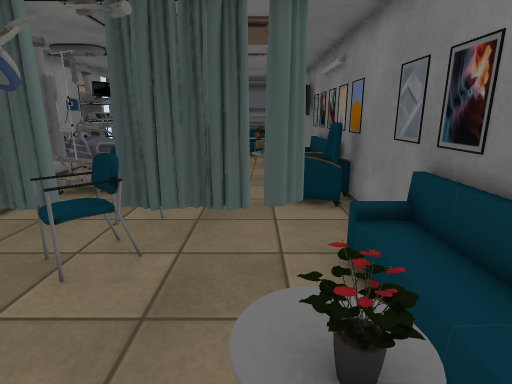
[1] (above)

15 first-person views from a walk through a Unity game level. The camera is 1.3 m above the floor, tilts 14° down and sees 80° across. The floor is counted in squares, 0.5 m on a side. Each view is taken from the middle of a square. On the plan, view 1 faces up. The plan holds only what a view shows up to about 20 squares ahead; the rest is blank. The player is left out. Door leaves are left out, so doorways stand open. Some surface patterns are stand-ins.

[2]
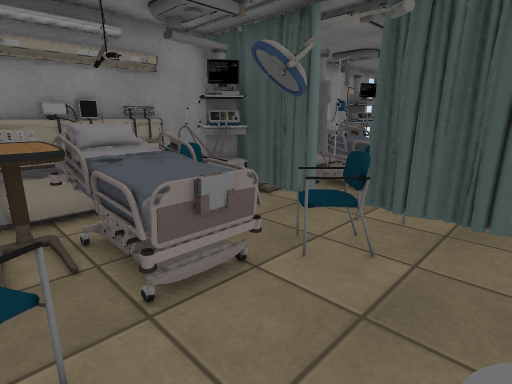

[3]
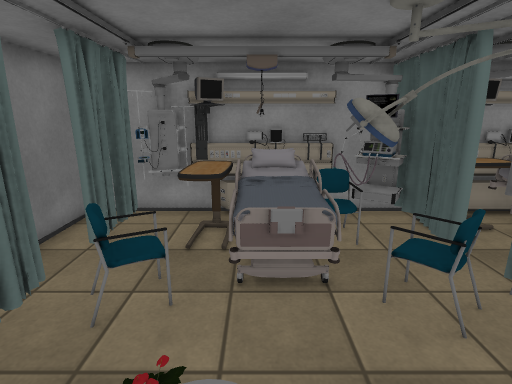

[4]
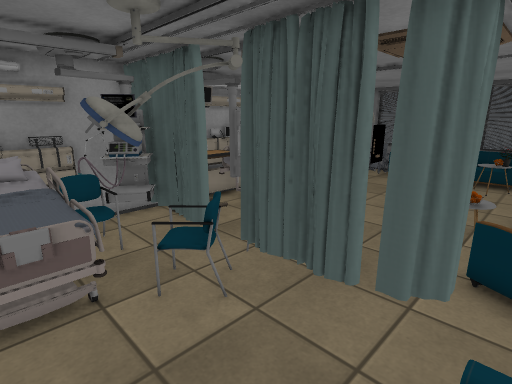

[5]
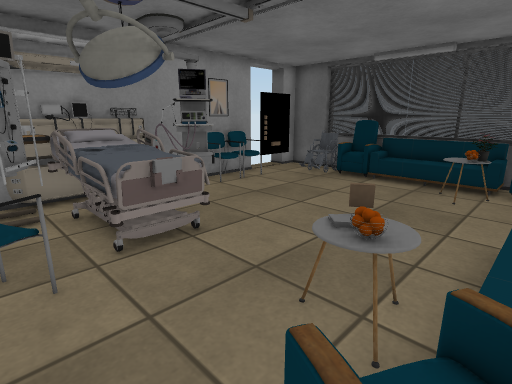

[6]
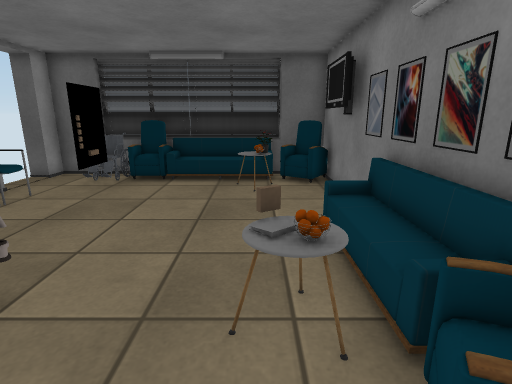

[7]
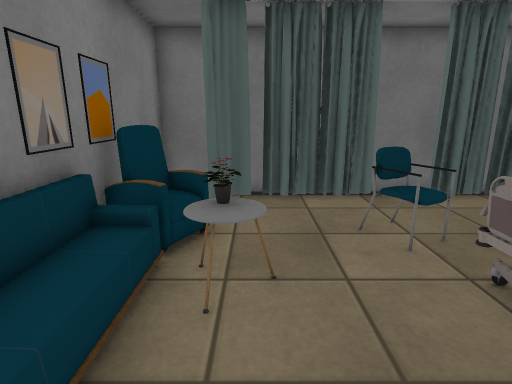

[8]
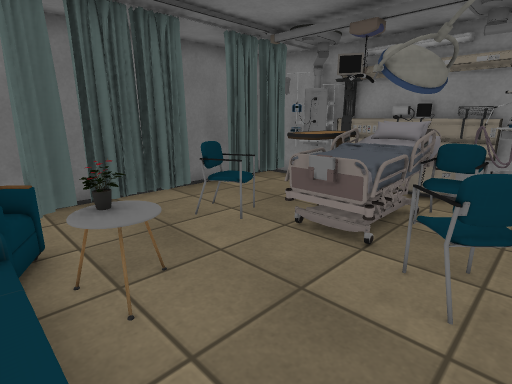

[9]
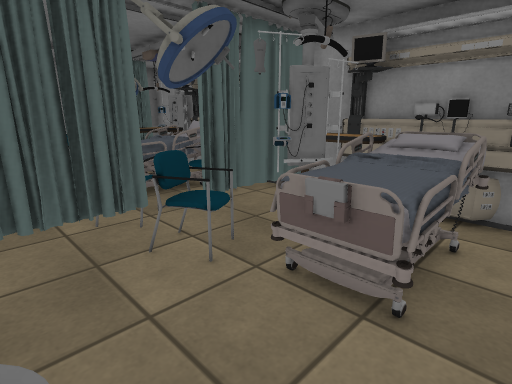

[10]
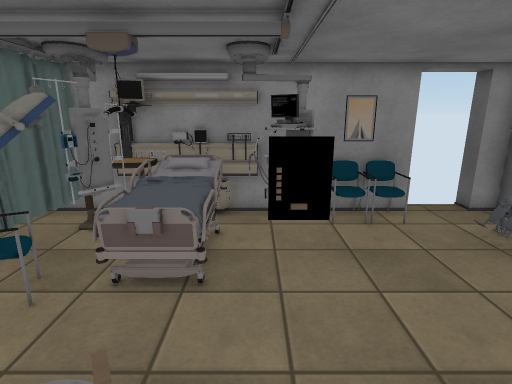

[11]
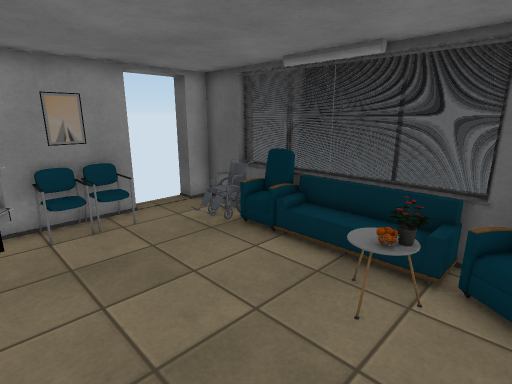

[12]
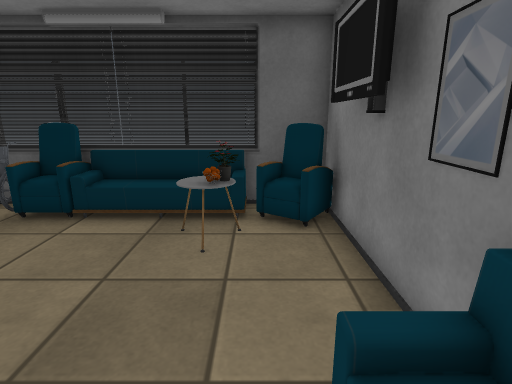

[13]
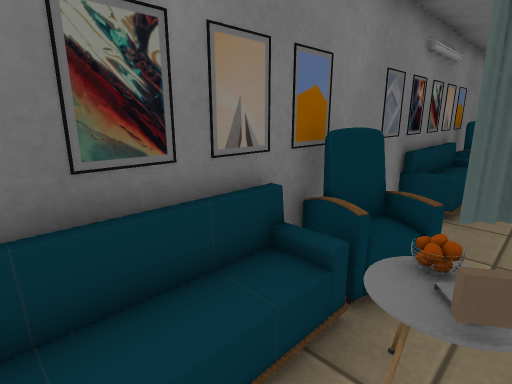

[14]
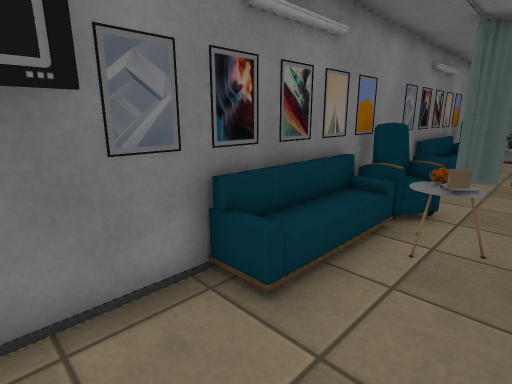

[15]
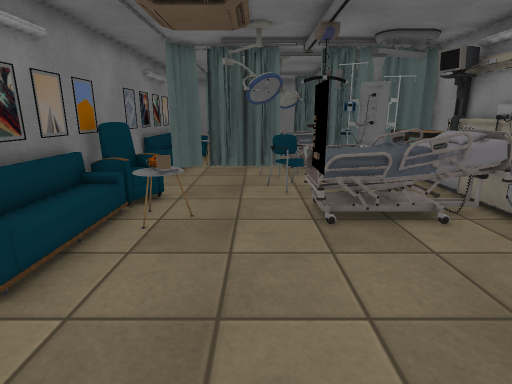

### Floor plan
Key: @ floor where view 1 was taken; # wall or solid block; x gap in a wall; . main floor; : floor 0.5 m higher than the main floor; D open door; T table; C chair; B bed; P painting; U curtain; L lamp; O other object.
Columns run from 10 left of view 1 to 3 right of it. Each row starts with its distance up from view 1.
 23    #     #
 22  ###OOO#OLO###
 21 #D.OOOOOOOOOO#
 20  D..O.....O.O#
 19  D.......TOO.#
 18  CC..........#
 17  #O..........#
 16  #C..........#
 15  #..........:#
 14  #x#...O....:#
 13  #..........:#
 12  #BBBBBB..TT:#
 11  #BBBBBB..TO:P
 10  #TTBBBLL...:P
  9  #TT##.LL..OO#
  8  #TT..CC.....#
  7  #UUUUCU...U.#
  6  ####U.C.....#
  5  ###C.CCC...:#
  4  #BCCBLL....:#
  3  #BBBBBB....:#
  2  #BBBBBB..TT:#
  1  # TTTB...OO:#
  0  # TTTCC..@.O#
 -1  ##...CC...UO#
 -2  ##U.U..U... #
 -3  #.......... #
 -4  #############

Positions as (right, up) in squares from view 1, and headings:
1: (0, 0), facing up
2: (0, 0), facing up-left
3: (2, 2), facing left
4: (2, 2), facing up-left
5: (2, 8), facing up-left
6: (0, 8), facing up
7: (0, 6), facing down
8: (2, 6), facing down-left
9: (0, 13), facing down-left
10: (2, 13), facing left
11: (2, 14), facing up-left
12: (1, 13), facing up
13: (0, 14), facing down-right
14: (-1, 18), facing down-right
15: (-2, 19), facing down
